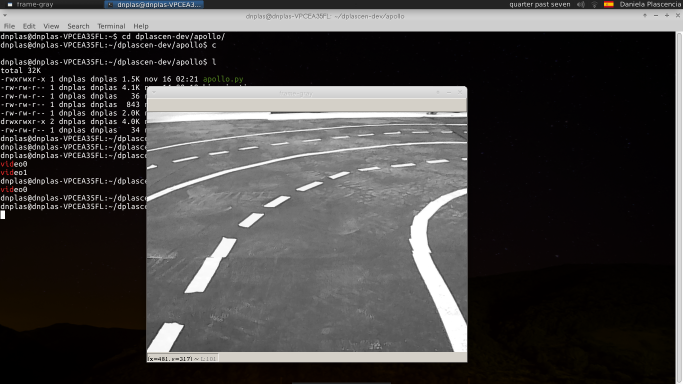
#> input picture test_images/img1.png, 1366 x 768 px (shown at 1/2 size)
$ python -i binarization.py   (imports and definitions only)   (older library calls are emulated)
#> lines starting #> are read from the running program, lines starting #| are printed output that depends on the picture; after the words box and inside, x2 and y2 are one past the last pixel; in counts of white or black regions, pixels touching at a corner belong together
#> further down, picture is the input picture: shape (768, 1366, 3); mean B, G, R 66.4, 67, 69
import cv2
import numpy as np

# ---- Default values ----

# Highlight YELLOW lines
def highlight_yellow_lines(frame, min_values, max_values):

    # Converts frame from BGR to HSV
    hsv = cv2.cvtColor(frame, cv2.COLOR_BGR2HSV)

    # Check whether the threshold was reached or not
    mask = cv2.inRange(hsv, min_values, max_values)

    return mask

# Highlight WHITE lines
def highlight_white_lines(frame):

    # Converts frame to gray scale and improves the contrast
    # in the frame using cv2.equalizeHist()
    gray = cv2.cvtColor(frame, cv2.COLOR_BGR2GRAY)
    equalize_gray = cv2.equalizeHist(gray)
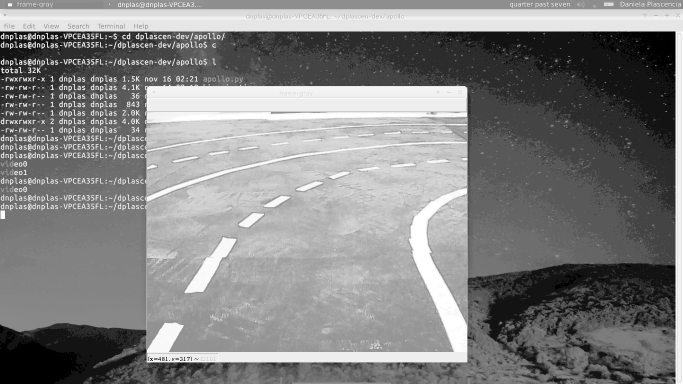
#> equalize_gray: shape (768, 1366) (shown at 1/2 size); min 0, max 255, mean 130.1

    # Filter image with threshold
    _, white_th = cv2.threshold(equalize_gray,245, 255, type=cv2.THRESH_BINARY)
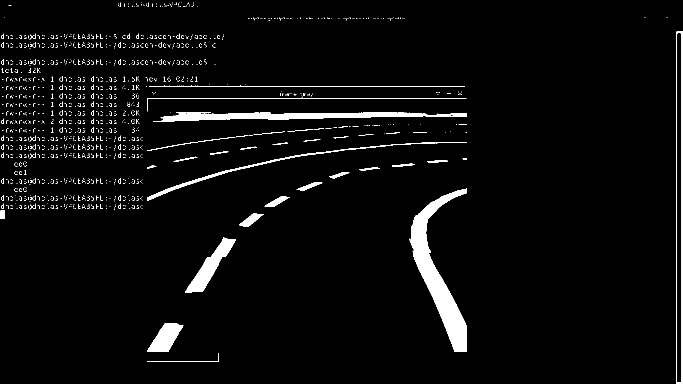
#> white_th: shape (768, 1366) (shown at 1/2 size); 3.7% white; 1552 white regions (1472 under 20 px), largest, box (x1, y1, x2, y2) and area: (818, 377, 934, 704) 11246, (306, 224, 934, 244) 6173, (370, 475, 472, 585) 3297

    return white_th

# Return white and yellow masks
def white_yellow(frame, yellow_min, yellow_max):

    #h, w = frame.shape[:2]
    #binary = np.zeros(shape=(h,w), dtype=np.uint8)
    hl_yellow = highlight_yellow_lines(frame, yellow_min, yellow_max)
    #binary = np.logical_or(binary, hl_yellow)
    hl_white = highlight_white_lines(frame)
    #binary = np.logical_or(binary, hl_white)
    binary = hl_yellow + hl_white
    return binary

# Sobel edge detection
def edge_detection(frame, kernel):

    # Converts frame to gray scale
    gray = cv2.cvtColor(frame, cv2.COLOR_BGR2GRAY)

    # Convolute with kernels
    sobel_x = cv2.Sobel(gray, cv2.CV_64F, 1, 0, ksize=kernel)
    sobel_y = cv2.Sobel(gray, cv2.CV_64F, 0, 1, ksize=kernel)

    sobel_mag = np.sqrt(sobel_x ** 2 + sobel_y ** 2)
    sobel_mag = np.uint8(sobel_mag / np.max(sobel_mag) * 255)

    return sobel_mag

# Highlights lane-lines from a frame
#def highlight_lanes(frame):

#def binarize(img, verbose=False):
#    """
#    Convert an input frame to a binary image which highlight as most as possible the lane-lines.
#    :param img: input color frame
#    :param verbose: if True, show intermediate results
#    :return: binarized frame
#    """
#    h, w = img.shape[:2]
#
#    binary = np.zeros(shape=(h, w), dtype=np.uint8)
#
#    # highlight yellow lines by threshold in HSV color space
#    HSV_yellow_mask = thresh_frame_in_HSV(img, yellow_HSV_th_min, yellow_HSV_th_max, verbose=False)
#    binary = np.logical_or(binary, HSV_yellow_mask)
#
#    # highlight white lines by thresholding the equalized frame
#    eq_white_mask = get_binary_from_equalized_grayscale(img)
#    binary = np.logical_or(binary, eq_white_mask)
#
#    # get Sobel binary mask (thresholded gradients)
#    sobel_mask = thresh_frame_sobel(img, kernel_size=9)
#    binary = np.logical_or(binary, sobel_mask)
#
#    # apply a light morphology to "fill the gaps" in the binary image
#    kernel = np.ones((5, 5), np.uint8)
#    closing = cv2.morphologyEx(binary.astype(np.uint8), cv2.MORPH_CLOSE, kernel)
#
#    if verbose:
#        f, ax = plt.subplots(2, 3)
#        f.set_facecolor('white')
#        ax[0, 0].imshow(cv2.cvtColor(img, cv2.COLOR_BGR2RGB))
#        ax[0, 0].set_title('input_frame')
#        ax[0, 0].set_axis_off()
#        ax[0, 0].set_axis_bgcolor('red')
#        ax[0, 1].imshow(eq_white_mask, cmap='gray')
#        ax[0, 1].set_title('white mask')
#        ax[0, 1].set_axis_off()
#
#        ax[0, 2].imshow(HSV_yellow_mask, cmap='gray')
#        ax[0, 2].set_title('yellow mask')
#        ax[0, 2].set_axis_off()
#
#        ax[1, 0].imshow(sobel_mask, cmap='gray')
#        ax[1, 0].set_title('sobel mask')
#        ax[1, 0].set_axis_off()
#
#        ax[1, 1].imshow(binary, cmap='gray')
#        ax[1, 1].set_title('before closure')
#        ax[1, 1].set_axis_off()
#
#        ax[1, 2].imshow(closing, cmap='gray')
#        ax[1, 2].set_title('after closure')
#        ax[1, 2].set_axis_off()
#        plt.show()
#
#    return closing
#
#cap = cv2.VideoCapture('/dev/video1')
#while(True):
#    # Capture frame-by-frame
#    ret, frame = cap.read()
##    gray = cv2.cvtColor(frame,cv2.COLOR_BGR2GRAY)
#    HSV_yellow_mask = thresh_frame_in_HSV(frame, yellow_HSV_th_min, yellow_HSV_th_max, verbose=False)
#    final_img = HSV_yellow_mask
##    final_img = binarize(frame, verbose=False)
#    plt.imshow(final_img, cmap='gray')
#    plt.show()
#
##    cv2.imshow('frame',gray)
#
##    if cv2.waitKey(1) & 0xFF == ord('q'):
##        break
#
#
#
##
## When everything done, release the capture
#cap.release()
#cv2.destroyAllWindows()

>>> import cv2
>>> picture = cv2.imread('test_images/img1.png')
>>> result = highlight_white_lines(picture)
